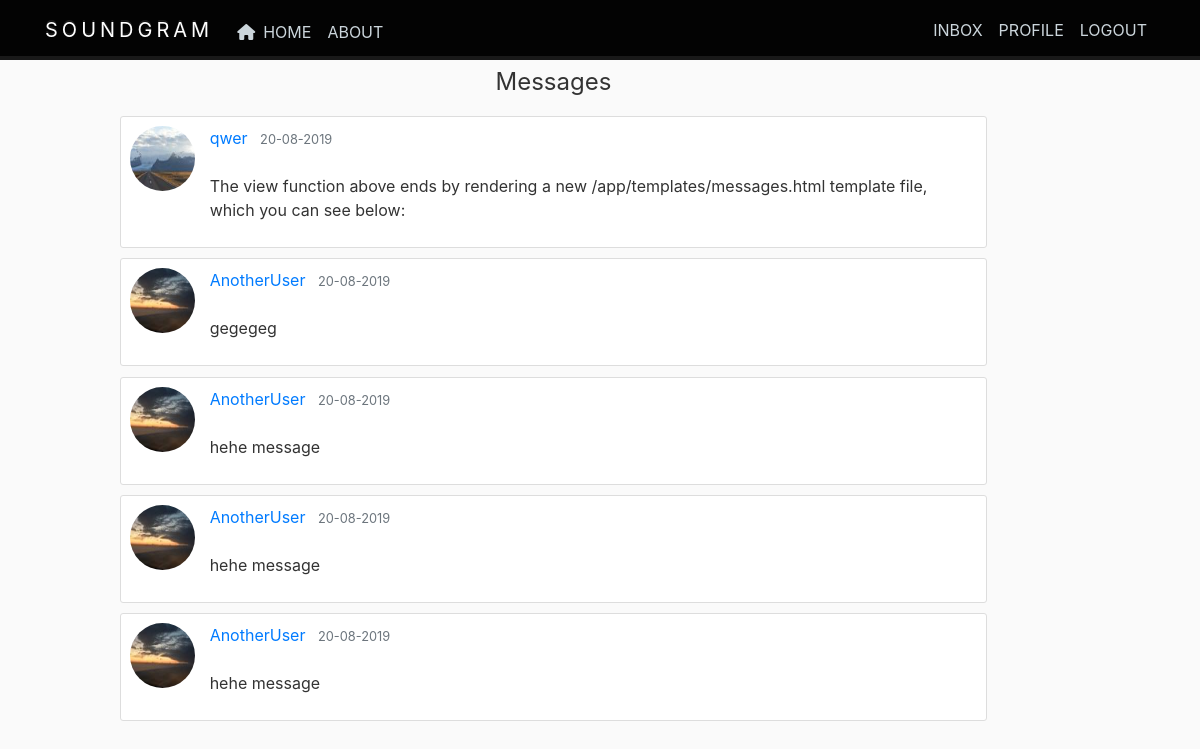
Screenshot of /messages (signed in) with the database file from the repository.
### soundgram/models.py (models this page shows, shortened)
class Message(db.Model):
    id = db.Column(db.Integer, primary_key=True)
    sender_id = db.Column(db.Integer, db.ForeignKey('user.id'))
    recipient_id = db.Column(db.Integer, db.ForeignKey('user.id'))
    body = db.Column(db.String(140))
    timestamp = db.Column(db.DateTime, index=True, default=datetime.utcnow)

class User(db.Model, UserMixin):
    id = db.Column(db.Integer, primary_key=True)
    username = db.Column(db.String(), unique=True, nullable=False)
    email = db.Column(db.String, unique=True, nullable=False)
    image_file = db.Column(db.String(20), nullable=False, default='default.jpg')
    password = db.Column(db.String(60), nullable=False)  # post sets additional query in the background, that will get all posts user created, it is not declaration of new column
    post = db.relationship('Post', backref='author', lazy=True)  # backhref adds column to post model by reference to another class    # lazy loads the data as necesary at one go --- author - db feature - we havent declared any author, though, python will understand
    comment = db.relationship('Comment', backref='author', lazy=True)
    messages_sent = db.relationship('Message', foreign_keys='Message.sender_id', backref='sender', lazy='dynamic')
    messages_received = db.relationship('Message', foreign_keys='Message.recipient_id', backref='recipient', lazy='dynamic')
    last_message_read_time = db.Column(db.DateTime)
    followed = db.relationship(
                        'User', secondary=followers,
                        primaryjoin=(followers.c.follower_id == id),
                        secondaryjoin=(followers.c.followed_id == id),
                        backref=db.backref('followers', lazy='dynamic'),
                        lazy='dynamic')
    liked = db.relationship('Likes', foreign_keys='Likes.user_id', backref='user', lazy='dynamic')
    messages_sent = db.relationship('Message', foreign_keys='Message.sender_id', backref='author', lazy='dynamic')
    messages_received = db.relationship('Message', foreign_keys='Message.recipient_id', backref='recipient', lazy='dynamic')
    last_message_read_time = db.Column(db.DateTime)

### soundgram/users/routes.py (the view)
@users.route('/messages')
@login_required
def messages():
    current_user.last_message_read_time = datetime.utcnow()
    db.session.commit()
    messages = current_user.messages_received.order_by(Message.timestamp.desc())
    return render_template('user/messages.html', messages=messages)

### soundgram/models.py (called while the page is built)
@login_manager.user_loader
def load_user(user_id):
    return User.query.get(int(user_id))

### soundgram/templates/user/messages.html
{% extends "main/navbar.html" %}
{% block content %}
<legend class="text-center mb-3">Messages</legend>
{% for message in messages %}
    <article class="media content-section">
        <img class="rounded-circle article-img" src="{{ url_for('static', filename='profile_pics/' + message.author.image_file) }}">
        <div class="col media-body">
            <div class=" mb-4">
                <a class="mr-2" href="{{ url_for('users.user_profile', username=message.author.username) }}">{{ message.author.username }}</a>
                <small class="text-muted">{{ message.timestamp.strftime('%d-%m-%Y') }}</small>
            </div>
            <p class="article-content">{{ message.body }}</p>
        </div>
    </article>
{% endfor %}
{% endblock %}

### soundgram/static/style.css (style rules this page uses)
body { background: #fafafa; color: #333333; margin-top: 4rem; text-decoration: none; }
.content-section { background: #ffffff; border: 1px solid #dddddd; border-radius: 3px; padding: 9px; margin: 0% 8% 1% 8%; }
.article-content { white-space: pre-line; text-decoration: none; }
.article-img { height: 65px; width: 65px; }

### rows the page displays
Message: image_file (picture), author.username "qwer", timestamp "20-08-2019", body "The view function above ends by rendering a new /app/templates/messages.html template file, which you can see below:"
Message: image_file (placeholder picture), author.username "AnotherUser", timestamp "20-08-2019", body "gegegeg"
Message: image_file (placeholder picture), author.username "AnotherUser", timestamp "20-08-2019", body "hehe message"
Message: image_file (placeholder picture), author.username "AnotherUser", timestamp "20-08-2019", body "hehe message"
Message: image_file (placeholder picture), author.username "AnotherUser", timestamp "20-08-2019", body "hehe message"
